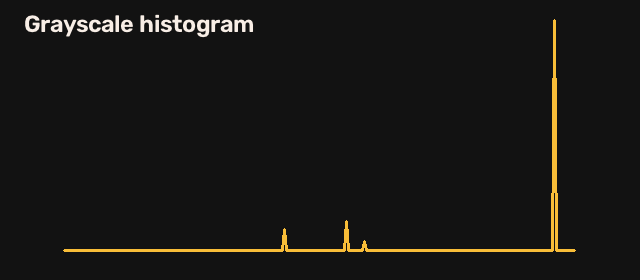
#> input picture examples/output/histogram.png, 640 x 280 px
$ python analyze.py --input examples/output/histogram.png
#> lines starting #> are read from the running program, lines starting #| are printed output that depends on the picture; after the words box and inside, x2 and y2 are one past the last pixel; in counts of white or black regions, pixels touching at a corner belong together
import argparse
import json
import time
from pathlib import Path
import cv2
import numpy as np


def analyze(source, output):
#> called with source = 'examples/output/histogram.png', output = 'examples/output'
    output = Path(output)
    output.mkdir(parents=True, exist_ok=True)
    if source:
        frame = cv2.imdecode(np.fromfile(source, dtype=np.uint8), cv2.IMREAD_COLOR)
#> frame is the input picture: shape (280, 640, 3); mean B, G, R 20.6, 22.8, 23.8
        if frame is None:
            raise ValueError('Cannot decode input image')
    else:
        frame = np.full((480, 720, 3), 245, np.uint8)
        cv2.rectangle(frame, (60, 80), (240, 270), (90, 110, 220), -1)
        cv2.circle(frame, (420, 210), 90, (190, 120, 60), -1)
        cv2.rectangle(frame, (510, 340), (650, 420), (70, 180, 120), -1)
    started = time.perf_counter()
    gray = cv2.cvtColor(frame, cv2.COLOR_BGR2GRAY)
    histogram = cv2.calcHist([gray], [0], None, [256], [0, 256]).ravel()
#> histogram = 256 values, max 173993 at index 18, min 0 at index 0, mean 700
    edges = cv2.Canny(cv2.GaussianBlur(gray, (5, 5), 0), 50, 150)
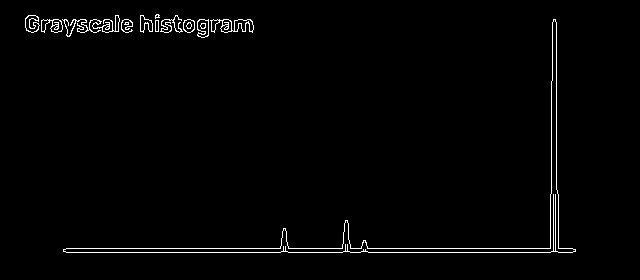
#> edges: shape (280, 640); 1.6% white in thin lines or dots, all inside (x1, y1, x2, y2) = (25, 14, 576, 253)
    contours, _ = cv2.findContours(edges, cv2.RETR_EXTERNAL, cv2.CHAIN_APPROX_SIMPLE)
#> contours = 13 contours, 3 with area under 20; largest, box (x1, y1, x2, y2) and area: (63, 19, 576, 253) 3532, (210, 19, 254, 33) 327, (41, 19, 63, 33) 178, (197, 19, 209, 38) 164, (25, 15, 40, 33) 145
    boxes = []
    annotated = frame.copy()
    for contour in sorted(contours, key=cv2.contourArea, reverse=True):
        if cv2.contourArea(contour) < 100:
            continue
        x, y, w, h = cv2.boundingRect(contour)
        boxes.append(dict(x=x, y=y, width=w, height=h, area=cv2.contourArea(contour)))
        cv2.rectangle(annotated, (x, y), (x+w, y+h), (20, 180, 50), 2)
        cv2.putText(annotated, str(len(boxes)), (x, max(20, y-8)), cv2.FONT_HERSHEY_SIMPLEX, .7, (10, 100, 30), 2)
#> this loop made 13 passes
#> (x, y, w, h) on passes 1 to 8: (63, 19, 513, 234), (210, 19, 44, 14), (41, 19, 22, 14), (197, 19, 12, 19), (25, 15, 15, 18), (183, 19, 12, 14), (140, 15, 13, 18), (62, 15, 58, 22)
#> contour on pass 9: [[155, 20], [155, 31], [158, 31], [158, 20]]
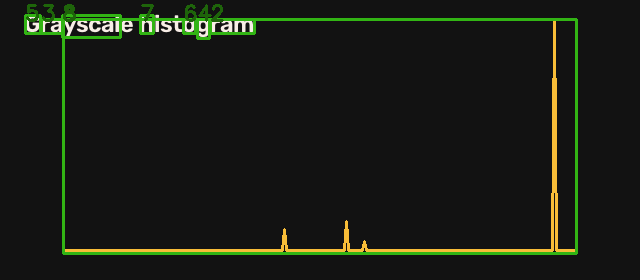
#> annotated: shape (280, 640, 3); 3.6% of pixels changed, all inside (x1, y1, x2, y2) = (24, 4, 578, 255)
#> after the loop, boxes = 8 items
    report = dict(method='Canny + external contours; not semantic object detection',
                  width=frame.shape[1], height=frame.shape[0], regions=boxes,
                  mean_bgr=[round(float(v), 2) for v in frame.mean(axis=(0, 1))],
                  brightness_mean=round(float(gray.mean()), 2),
                  processing_ms=round((time.perf_counter()-started)*1000, 3))
#> report = 7 items
    for name, image in [('input', frame), ('edges', edges), ('annotated', annotated)]:
        ok, encoded = cv2.imencode('.png', image)
        if not ok:
            raise RuntimeError('PNG encoding failed')
        encoded.tofile(str(output / (name + '.png')))
#> this loop made 3 passes
    hist_canvas = np.full((280, 640, 3), 18, np.uint8)
    normalized = cv2.normalize(histogram, None, 0, 230, cv2.NORM_MINMAX).ravel()
#> normalized = 256 values, max 230 at index 18, min 0 at index 0, mean 0.925
    for x in range(1, 256):
        cv2.line(hist_canvas, ((x-1)*2+64, 250-int(normalized[x-1])),
                 (x*2+64, 250-int(normalized[x])), (56, 189, 248), 2)
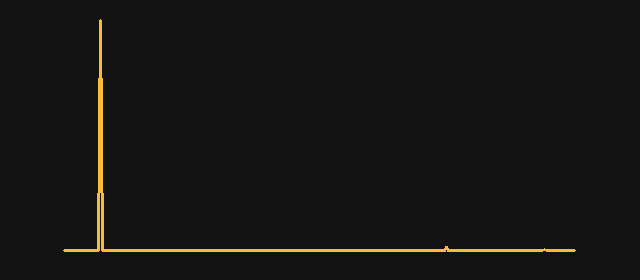
#> hist_canvas: shape (280, 640, 3); mean of channels 0, 1, 2 18.6, 20.5, 21.4; drawn as B, G, R
    cv2.putText(hist_canvas, 'Grayscale histogram', (24, 32), cv2.FONT_HERSHEY_SIMPLEX,
                .8, (230, 238, 248), 2)
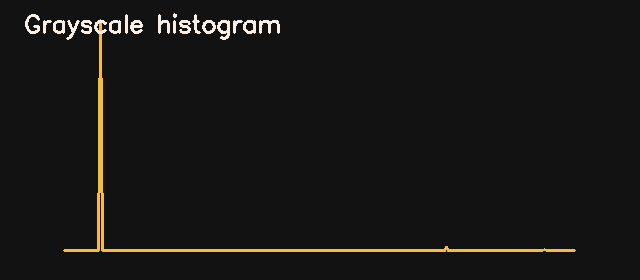
#> hist_canvas: shape (280, 640, 3); 1% of pixels changed, all inside (x1, y1, x2, y2) = (25, 13, 280, 40); drawn as B, G, R
    cv2.imencode('.png', hist_canvas)[1].tofile(str(output / 'histogram.png'))
    montage = np.hstack([cv2.resize(frame, (360, 240)), cv2.resize(annotated, (360, 240))])
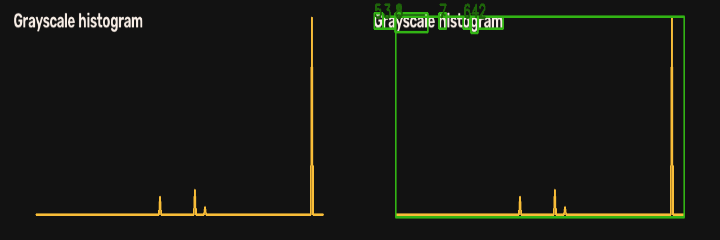
#> montage: shape (240, 720, 3); mean B, G, R 20.4, 25.3, 24.2
    cv2.imencode('.png', montage)[1].tofile(str(output / 'comparison.png'))
    (output / 'report.json').write_text(json.dumps(report, indent=2), encoding='utf-8')
    print(json.dumps(report, indent=2))
#> (printed output is left out)
    return report


if __name__ == '__main__':
    parser = argparse.ArgumentParser(description='Local edge and region analysis')
    parser.add_argument('--input', help='Optional image; omitted = generated shapes demo')
    parser.add_argument('--output', default='examples/output')
    args = parser.parse_args()
    analyze(args.input, args.output)
